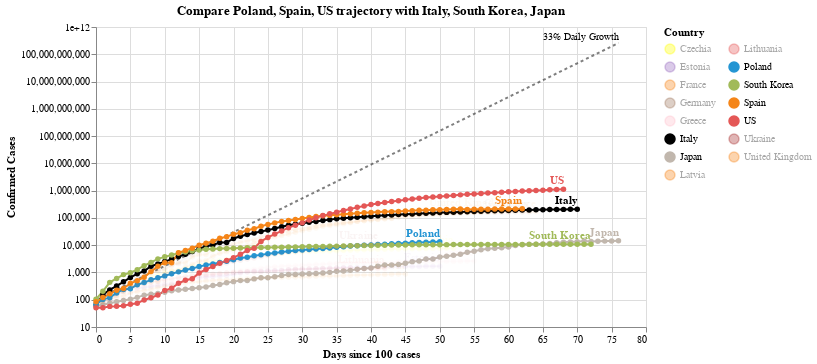

Source (notebook cell):
### Code cell
#hide_input
chart2 = make_since_chart(['Poland', 'Spain', 'US'])
chart2

### Figure 1 — Vega-Lite specification as saved in the notebook (floating-point values rounded to 4 significant figures; data arrays with more than 128 entries replaced by an {"elided": "..."} marker saying what was removed)
{"config": {"view": {"continuousWidth": 400, "continuousHeight": 300}}, "layer": [{"mark": {"type": "line", "color": "black", "opacity": 0.5, "strokeDash": [3, 3]}, "encoding": {"x": {"type": "quantitative", "field": "Days since 100 cases"}, "y": {"type": "quantitative", "field": "Confirmed Cases"}}}, {"mark": {"type": "text", "align": "right", "dy": -6, "fontSize": 10, "text": "33% Daily Growth"}, "encoding": {"x": {"type": "quantitative", "field": "Days since 100 cases"}, "y": {"type": "quantitative", "field": "Confirmed Cases"}}, "transform": [{"filter": "(datum['Days since 100 cases'] >= 76)"}]}, {"data": {"name": "data-543d94af2dae7ca76e8bdfd499cc010d"}, "mark": {"type": "line", "point": true}, "encoding": {"color": {"type": "nominal", "field": "Country", "legend": {"columns": 2}, "scale": {"domain": ["Czechia", "Estonia", "France", "Germany", "Greece", "Italy", "Japan", "Latvia", "Lithuania", "Poland", "South Korea", "Spain", "US", "Ukraine", "United Kingdom"], "range": ["yellow", "#9467bd", "#F58518", "#9D755D", "pink", "black", "#C1B7AD", "#F58518", "#E45756", "#2495D3", "#A1BA59", "#F58518", "#E45756", "brown", "#F58518"]}}, "opacity": {"condition": {"value": 1, "selection": "selector004"}, "value": 0.05}, "tooltip": [{"type": "nominal", "field": "Country"}, {"type": "temporal", "field": "Date"}, {"type": "quantitative", "field": "Confirmed Cases"}, {"type": "quantitative", "field": "Days since 100 cases"}], "x": {"type": "quantitative", "field": "Days since 100 cases"}, "y": {"type": "quantitative", "field": "Confirmed Cases", "scale": {"type": "log"}}}, "selection": {"selector004": {"type": "multi", "fields": ["Country"], "bind": "legend", "init": [{"Country": "Poland"}, {"Country": "Spain"}, {"Country": "US"}, {"Country": "Italy"}, {"Country": "South Korea"}, {"Country": "Japan"}]}}, "width": 550}, {"data": {"name": "data-543d94af2dae7ca76e8bdfd499cc010d"}, "mark": {"type": "text", "align": "right", "dy": -8, "fontWeight": "bold"}, "encoding": {"color": {"type": "nominal", "field": "Country", "legend": {"columns": 2}, "scale": {"domain": ["Czechia", "Estonia", "France", "Germany", "Greece", "Italy", "Japan", "Latvia", "Lithuania", "Poland", "South Korea", "Spain", "US", "Ukraine", "United Kingdom"], "range": ["yellow", "#9467bd", "#F58518", "#9D755D", "pink", "black", "#C1B7AD", "#F58518", "#E45756", "#2495D3", "#A1BA59", "#F58518", "#E45756", "brown", "#F58518"]}}, "opacity": {"condition": {"value": 1, "selection": "selector004"}, "value": 0.05}, "text": {"type": "nominal", "field": "Country"}, "tooltip": [{"type": "nominal", "field": "Country"}, {"type": "temporal", "field": "Date"}, {"type": "quantitative", "field": "Confirmed Cases"}, {"type": "quantitative", "field": "Days since 100 cases"}], "x": {"type": "quantitative", "field": "Days since 100 cases"}, "y": {"type": "quantitative", "field": "Confirmed Cases", "scale": {"type": "log"}}}, "transform": [{"filter": "(datum['Date'] >= 1588377600000)"}], "width": 550}], "data": {"name": "data-cf71325e789e1e9470dc6c95c5cacfa1"}, "title": "Compare Poland, Spain, US trajectory with Italy, South Korea, Japan", "$schema": "https://vega.github.io/schema/vega-lite/v4.0.2.json", "datasets": {"data-cf71325e789e1e9470dc6c95c5cacfa1": [{"Days since 100 cases": 0, "Confirmed Cases": 100.0}, {"Days since 100 cases": 1, "Confirmed Cases": 133.0}, {"Days since 100 cases": 2, "Confirmed Cases": 176.9}, {"Days since 100 cases": 3, "Confirmed Cases": 235.3}, {"Days since 100 cases": 4, "Confirmed Cases": 312.9}, {"Days since 100 cases": 5, "Confirmed Cases": 416.2}, {"Days since 100 cases": 6, "Confirmed Cases": 553.5}, {"Days since 100 cases": 7, "Confirmed Cases": 736.1}, {"Days since 100 cases": 8, "Confirmed Cases": 979.1}, {"Days since 100 cases": 9, "Confirmed Cases": 1302.0}, {"Days since 100 cases": 10, "Confirmed Cases": 1732.0}, {"Days since 100 cases": 11, "Confirmed Cases": 2303.0}, {"Days since 100 cases": 12, "Confirmed Cases": 3064.0}, {"Days since 100 cases": 13, "Confirmed Cases": 4074.0}, {"Days since 100 cases": 14, "Confirmed Cases": 5419.0}, {"Days since 100 cases": 15, "Confirmed Cases": 7207.0}, {"Days since 100 cases": 16, "Confirmed Cases": 9586.0}, {"Days since 100 cases": 17, "Confirmed Cases": 12750.0}, {"Days since 100 cases": 18, "Confirmed Cases": 16960.0}, {"Days since 100 cases": 19, "Confirmed Cases": 22550.0}, {"Days since 100 cases": 20, "Confirmed Cases": 29990.0}, {"Days since 100 cases": 21, "Confirmed Cases": 39890.0}, {"Days since 100 cases": 22, "Confirmed Cases": 53060.0}, {"Days since 100 cases": 23, "Confirmed Cases": 70560.0}, {"Days since 100 cases": 24, "Confirmed Cases": 93850.0}, {"Days since 100 cases": 25, "Confirmed Cases": 124800.0}, {"Days since 100 cases": 26, "Confirmed Cases": 166000.0}, {"Days since 100 cases": 27, "Confirmed Cases": 220800.0}, {"Days since 100 cases": 28, "Confirmed Cases": 293700.0}, {"Days since 100 cases": 29, "Confirmed Cases": 390600.0}, {"Days since 100 cases": 30, "Confirmed Cases": 519500.0}, {"Days since 100 cases": 31, "Confirmed Cases": 690900.0}, {"Days since 100 cases": 32, "Confirmed Cases": 918900.0}, {"Days since 100 cases": 33, "Confirmed Cases": 1222000.0}, {"Days since 100 cases": 34, "Confirmed Cases": 1625000.0}, {"Days since 100 cases": 35, "Confirmed Cases": 2162000.0}, {"Days since 100 cases": 36, "Confirmed Cases": 2875000.0}, {"Days since 100 cases": 37, "Confirmed Cases": 3824000.0}, {"Days since 100 cases": 38, "Confirmed Cases": 5086000.0}, {"Days since 100 cases": 39, "Confirmed Cases": 6764000.0}, {"Days since 100 cases": 40, "Confirmed Cases": 8996000.0}, {"Days since 100 cases": 41, "Confirmed Cases": 11970000.0}, {"Days since 100 cases": 42, "Confirmed Cases": 15910000.0}, {"Days since 100 cases": 43, "Confirmed Cases": 21170000.0}, {"Days since 100 cases": 44, "Confirmed Cases": 28150000.0}, {"Days since 100 cases": 45, "Confirmed Cases": 37440000.0}, {"Days since 100 cases": 46, "Confirmed Cases": 49790000.0}, {"Days since 100 cases": 47, "Confirmed Cases": 66230000.0}, {"Days since 100 cases": 48, "Confirmed Cases": 88080000.0}, {"Days since 100 cases": 49, "Confirmed Cases": 117100000.0}, {"Days since 100 cases": 50, "Confirmed Cases": 155800000.0}, {"Days since 100 cases": 51, "Confirmed Cases": 207200000.0}, {"Days since 100 cases": 52, "Confirmed Cases": 275600000.0}, {"Days since 100 cases": 53, "Confirmed Cases": 366600000.0}, {"Days since 100 cases": 54, "Confirmed Cases": 487500000.0}, {"Days since 100 cases": 55, "Confirmed Cases": 648400000.0}, {"Days since 100 cases": 56, "Confirmed Cases": 862400000.0}, {"Days since 100 cases": 57, "Confirmed Cases": 1147000000.0}, {"Days since 100 cases": 58, "Confirmed Cases": 1525000000.0}, {"Days since 100 cases": 59, "Confirmed Cases": 2029000000.0}, {"Days since 100 cases": 60, "Confirmed Cases": 2698000000.0}, {"Days since 100 cases": 61, "Confirmed Cases": 3589000000.0}, {"Days since 100 cases": 62, "Confirmed Cases": 4773000000.0}, {"Days since 100 cases": 63, "Confirmed Cases": 6348000000.0}, {"Days since 100 cases": 64, "Confirmed Cases": 8443000000.0}, {"Days since 100 cases": 65, "Confirmed Cases": 11230000000.0}, {"Days since 100 cases": 66, "Confirmed Cases": 14940000000.0}, {"Days since 100 cases": 67, "Confirmed Cases": 19860000000.0}, {"Days since 100 cases": 68, "Confirmed Cases": 26420000000.0}, {"Days since 100 cases": 69, "Confirmed Cases": 35140000000.0}, {"Days since 100 cases": 70, "Confirmed Cases": 46730000000.0}, {"Days since 100 cases": 71, "Confirmed Cases": 62150000000.0}, {"Days since 100 cases": 72, "Confirmed Cases": 82660000000.0}, {"Days since 100 cases": 73, "Confirmed Cases": 109900000000.0}, {"Days since 100 cases": 74, "Confirmed Cases": 146200000000.0}, {"Days since 100 cases": 75, "Confirmed Cases": 194500000000.0}, {"Days since 100 cases": 76, "Confirmed Cases": 258700000000.0}], "data-543d94af2dae7ca76e8bdfd499cc010d": {"elided": "885 records"}}}
